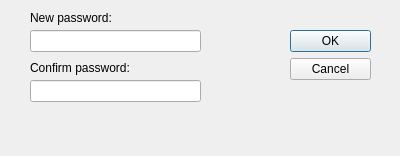
<?xml version="1.0" encoding="UTF-8"?>
<ui version="4.0">
 <class>CreatePasswordDialog</class>
 <widget class="QDialog" name="CreatePasswordDialog">
  <property name="geometry">
   <rect>
    <x>0</x>
    <y>0</y>
    <width>400</width>
    <height>156</height>
   </rect>
  </property>
  <property name="windowTitle">
   <string>Dialog</string>
  </property>
  <widget class="QDialogButtonBox" name="buttonBox">
   <property name="geometry">
    <rect>
     <x>290</x>
     <y>30</y>
     <width>81</width>
     <height>241</height>
    </rect>
   </property>
   <property name="orientation">
    <enum>Qt::Vertical</enum>
   </property>
   <property name="standardButtons">
    <set>QDialogButtonBox::Cancel|QDialogButtonBox::Ok</set>
   </property>
  </widget>
  <widget class="QLineEdit" name="le_pass">
   <property name="geometry">
    <rect>
     <x>30</x>
     <y>30</y>
     <width>171</width>
     <height>22</height>
    </rect>
   </property>
  </widget>
  <widget class="QLineEdit" name="le_confirm">
   <property name="geometry">
    <rect>
     <x>30</x>
     <y>80</y>
     <width>171</width>
     <height>22</height>
    </rect>
   </property>
  </widget>
  <widget class="QLabel" name="label">
   <property name="geometry">
    <rect>
     <x>30</x>
     <y>10</y>
     <width>171</width>
     <height>16</height>
    </rect>
   </property>
   <property name="text">
    <string>New password:</string>
   </property>
  </widget>
  <widget class="QLabel" name="label_2">
   <property name="geometry">
    <rect>
     <x>30</x>
     <y>60</y>
     <width>171</width>
     <height>16</height>
    </rect>
   </property>
   <property name="text">
    <string>Confirm password:</string>
   </property>
  </widget>
 </widget>
 <resources/>
 <connections>
  <connection>
   <sender>buttonBox</sender>
   <signal>accepted()</signal>
   <receiver>CreatePasswordDialog</receiver>
   <slot>accept()</slot>
   <hints>
    <hint type="sourcelabel">
     <x>248</x>
     <y>254</y>
    </hint>
    <hint type="destinationlabel">
     <x>157</x>
     <y>274</y>
    </hint>
   </hints>
  </connection>
  <connection>
   <sender>buttonBox</sender>
   <signal>rejected()</signal>
   <receiver>CreatePasswordDialog</receiver>
   <slot>reject()</slot>
   <hints>
    <hint type="sourcelabel">
     <x>316</x>
     <y>260</y>
    </hint>
    <hint type="destinationlabel">
     <x>286</x>
     <y>274</y>
    </hint>
   </hints>
  </connection>
 </connections>
</ui>
